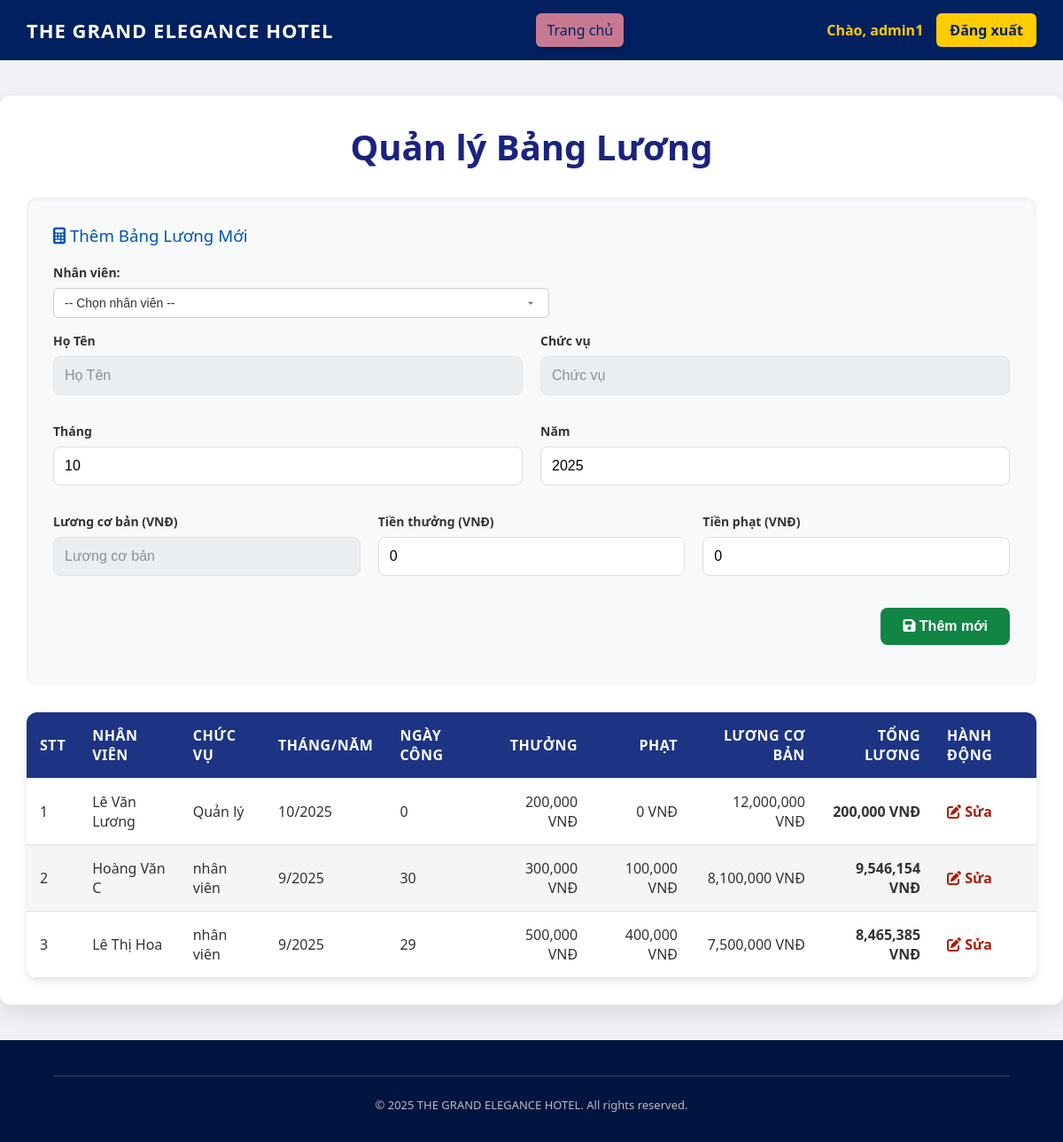
/admin/public/index.php?controller=Quanlybangluong&action=index (signed in), run on the app's committed database.
### tables this page shows
CREATE TABLE `bangluong` (
  `id_bangluong` int(11) NOT NULL,
  `id_nhanvien` int(11) NOT NULL,
  `thang` int(11) NOT NULL,
  `nam` int(11) NOT NULL,
  `so_ngay_cong` int(11) DEFAULT 0,
  `thuong` decimal(15,2) DEFAULT 0.00,
  `phat` decimal(15,2) DEFAULT 0.00,
  `luong_co_ban` decimal(15,2) NOT NULL,
  `tong_luong` decimal(15,2) DEFAULT NULL
);

CREATE TABLE `nhanvien` (
  `id_nhanvien` int(11) NOT NULL,
  `tai_khoan_nhanvien_id` int(11) NOT NULL,
  `ho_ten` varchar(100) NOT NULL,
  `chuc_vu` varchar(50) DEFAULT NULL,
  `luong_co_ban` decimal(15,2) NOT NULL,
  `ngay_vao_lam` date DEFAULT NULL,
  `so_dien_thoai` varchar(15) DEFAULT NULL,
  `email` varchar(100) DEFAULT NULL
);

### admin/controllers/QuanlybangluongController1.php (called while the page is built, shortened)
<?php
require_once __DIR__ . '/../models/Quanlybangluong.php';
class QuanlybangluongController1
{
    public function index()
    {
        $model = new Quanlybangluong();
        $edit_data = null;
        $bangluong_list = $model->getAll();
        require __DIR__ . '/../views/quanlybangluong.php';
    }
}

### admin/config/database.php (called while the page is built)
<?php
class Database {
    private static $host = "localhost";
    private static $db   = "qlykhachsan";
    private static $user = "root";
    private static $pass = "";
    private static $conn = null;
    public static function getConnection() {
        if (self::$conn === null) {
            try {
                self::$conn = new PDO(
                    "mysql:host=" . self::$host . ";dbname=" . self::$db . ";charset=utf8",
                    self::$user,
                    self::$pass
                );
                self::$conn->setAttribute(PDO::ATTR_ERRMODE, PDO::ERRMODE_EXCEPTION);
            } catch (PDOException $e) {
                die("Kết nối thất bại: " . $e->getMessage());
            }
        }
        return self::$conn;
    }
}

### admin/models/Quanlybangluong.php (called while the page is built, shortened)
<?php
require_once __DIR__ . '/../config/Database.php';
class Quanlybangluong
{
    private $conn;
    public function __construct()
    {
        $this->conn = Database::getConnection();
    }
    public function getAll(): array
    {
        $sql = "SELECT bl.*, nv.ho_ten, nv.chuc_vu
                FROM bangluong bl
                JOIN nhanvien nv ON bl.id_nhanvien = nv.id_nhanvien
                ORDER BY bl.nam DESC, bl.thang DESC, nv.ho_ten ASC";
        return $this->conn->query($sql)->fetchAll(PDO::FETCH_ASSOC);
    }
}

### admin/views/quanlybangluong.php (the view, shortened to what this page needs)
<?php
 include __DIR__ . '/layouts/header.php';
?>
<main class="container">
    <div class="header-container">
        <h2 class="main-title">Quản lý Bảng Lương</h2>
    </div>
    <div class="form-box">
        <h3><i class="fas fa-calculator"></i> <?= $edit_data ? 'Chỉnh Sửa Bảng Lương' : 'Thêm Bảng Lương Mới' ?></h3>
        <form method="post" action="index.php?controller=quanlybangluong">
            <div class="form-group">
                <label for="id_nhanvien">Nhân viên:</label>
                <select id="id_nhanvien" name="id_nhanvien" required <?= $edit_data ? 'disabled' : '' ?>>
                    <option value="">-- Chọn nhân viên --</option>
                </select>
            </div>
            <div class="form-row">
                <div class="form-group">
                    <label for="ho_ten">Họ Tên</label>
                    <input type="text" id="ho_ten" placeholder="Họ Tên" value="<?= $edit_data ? htmlspecialchars($edit_data['ho_ten']) : '' ?>" readonly>
                </div>
                <div class="form-group">
                    <label for="chuc_vu">Chức vụ</label>
                    <input type="text" id="chuc_vu" placeholder="Chức vụ" value="<?= $edit_data ? htmlspecialchars($edit_data['chuc_vu']) : '' ?>" readonly>
                </div>
            </div>
            <div class="form-row">
                <div class="form-group">
                    <label for="thang">Tháng</label>
                    <input type="number" name="thang" placeholder="Tháng" min="1" max="12" required
                        value="<?= $edit_data ? htmlspecialchars($edit_data['thang']) : date('m') ?>" <?= $edit_data ? 'readonly' : '' ?>>
                </div>
                <div class="form-group">
                    <label for="nam">Năm</label>
                    <input type="number" name="nam" placeholder="Năm" min="2000" max="2100" required
                        value="<?= $edit_data ? htmlspecialchars($edit_data['nam']) : date('Y') ?>" <?= $edit_data ? 'readonly' : '' ?>>
                </div>
            </div>
            <div class="form-row">
                <div class="form-group">
                    <label for="luong_co_ban">Lương cơ bản (VNĐ)</label>
                    <input type="text" id="luong_co_ban" placeholder="Lương cơ bản" value="<?= $edit_data ? number_format($edit_data['luong_co_ban']) : '' ?>" readonly>
                </div>
                <div class="form-group">
                    <label for="thuong">Tiền thưởng (VNĐ)</label>
                    <input type="number" name="thuong" placeholder="Tiền thưởng" min="0" required value="<?= $edit_data ? htmlspecialchars($edit_data['thuong']) : 0 ?>">
                </div>
                <div class="form-group">
                    <label for="phat">Tiền phạt (VNĐ)</label>
                    <input type="number" name="phat" placeholder="Tiền phạt" min="0" required value="<?= $edit_data ? htmlspecialchars($edit_data['phat']) : 0 ?>">
                </div>
            </div>
            <div class="form-actions">
                <button type="submit" name="submit"><i class="fas fa-save"></i> <?= $edit_data ? 'Cập nhật' : 'Thêm mới' ?></button>
            </div>
        </form>
    </div>
    <div class="table-container">
        <table>
            <thead>
                <tr>
                    <th>STT</th>
                    <th>Nhân viên</th>
                    <th>Chức vụ</th>
                    <th>Tháng/Năm</th>
                    <th>Ngày công</th>
                    <th class="currency">Thưởng</th>
                    <th class="currency">Phạt</th>
                    <th class="currency">Lương cơ bản</th>
                    <th class="currency">Tổng lương</th>
                    <th>Hành động</th>
                </tr>
            </thead>
            <tbody>
                <?php if (!empty($bangluong_list)): ?>
                    <?php $stt = 1; ?>
                    <?php foreach ($bangluong_list as $bl): ?>
                        <tr>
                            <td><?= $stt++ ?></td>
                            <td><?= htmlspecialchars($bl['ho_ten']) ?></td>
                            <td><?= htmlspecialchars($bl['chuc_vu']) ?></td>
                            <td><?= htmlspecialchars($bl['thang']) ?>/<?= htmlspecialchars($bl['nam']) ?></td>
                            <td><?= htmlspecialchars($bl['so_ngay_cong']) ?></td>
                            <td class="currency"><?= htmlspecialchars(number_format($bl['thuong'])) ?> VNĐ</td>
                            <td class="currency"><?= htmlspecialchars(number_format($bl['phat'])) ?> VNĐ</td>
                            <td class="currency"><?= htmlspecialchars(number_format($bl['luong_co_ban'])) ?> VNĐ</td>
                            <td class="currency"><strong><?= htmlspecialchars(number_format($bl['tong_luong'])) ?> VNĐ</strong></td>
                            <td>
                              <a href="index.php?controller=quanlybangluong&edit=<?= htmlspecialchars($bl['id_bangluong']) ?>"><i class="fas fa-edit"></i> Sửa</a>
                            </td>
                        </tr>
                    <?php endforeach; ?>
                <?php else: ?>
                    <tr>
                        <td colspan="10" style="text-align: center;">Chưa có dữ liệu bảng lương nào.</td>
                    </tr>
                <?php endif; ?>
            </tbody>
        </table>
    </div>
</main>
<?php include __DIR__ . '/layouts/footer.php'; ?>

### admin/views/quanlybangluong.php (style rules this page uses)
.container { max-width: 1200px; margin: 40px auto; padding: 30px; background-color: #ffffff; border-radius: 12px; box-shadow: 0 10px 25px rgba(0, 0, 0, 0.1); }
.header-container { text-align: center; margin-bottom: 30px; }
.main-title { color: #1a237e; font-size: 2.5rem; font-weight: 600; text-shadow: 1px 1px 2px rgba(0,0,0,0.05); margin: 0; }
.form-box { padding: 30px; border-radius: 12px; background-color: #f8f9fa; box-shadow: inset 0 2px 4px rgba(0, 0, 0, 0.06); margin-bottom: 30px; }
.form-box h3 { color: #0056b3; margin-top: 0; margin-bottom: 20px; font-weight: 500; }
.form-row { display: flex; flex-wrap: wrap; gap: 20px; margin-bottom: 15px; }
.form-group { flex: 1; min-width: 200px; margin-bottom: 16px; position: relative; }
.form-group label { display: block; font-weight: 600; margin-bottom: 8px; color: #333; font-size: 14px; transition: color 0.3s ease; }
select[name="id_nhanvien"] { width: 560px; padding: 8px 12px; border: 1px solid #ccc; border-radius: 6px; background-color: #fff; font-size: 14px; color: #333; outline: none; transition: all 0.3s ease; appearance: none; -webkit-appearance: none; -moz-appearance: none; background-repeat: no-repeat; background-position: right 12px center; background-size: 16px 16px; }
.form-row input, .form-row select, .form-row textarea { width: 100%; padding: 12px; border: 1px solid #ddd; border-radius: 8px; font-size: 16px; box-sizing: border-box; transition: border-color 0.3s ease, box-shadow 0.3s ease; }
.form-row input[readonly], .form-row select:disabled { background-color: #e9ecef; opacity: 0.8; cursor: not-allowed; }
.form-actions { display: flex; justify-content: flex-end; gap: 10px; margin-top: 20px; }
.form-actions button, .form-actions a { padding: 12px 25px; border: none; border-radius: 8px; color: white; font-size: 16px; font-weight: 600; cursor: pointer; text-decoration: none; transition: background-color 0.3s ease, transform 0.2s ease; }
.form-actions button[name="submit"] { background-color: #108544ff; }
.table-container { background-color: #fff; border-radius: 12px; overflow: hidden; box-shadow: 0 4px 10px rgba(0,0,0,0.1); }
table { width: 100%; border-collapse: collapse; }
th, td { padding: 15px; text-align: left; border-bottom: 1px solid #e0e0e0; }
th { background-color: #1d3484ff; color: #fff; font-weight: 600; text-transform: uppercase; letter-spacing: 0.5px; }
tr:nth-child(even) { background-color: #f5f5f5; }
td a { color: #ab1d0bff; text-decoration: none; font-weight: 600; transition: color 0.3s; }
.currency { text-align: right; }

### data on the page
bangluong: id_nhanvien.ho_ten "Lê Văn Lương", id_nhanvien.chuc_vu "Quản lý", thang "10", nam "2025", so_ngay_cong "0", thuong "200,000", phat "0", luong_co_ban "12,000,000", tong_luong "200,000"
bangluong: id_nhanvien.ho_ten "Hoàng Văn C", id_nhanvien.chuc_vu "nhân viên", thang "9", nam "2025", so_ngay_cong "30", thuong "300,000", phat "100,000", luong_co_ban "8,100,000", tong_luong "9,546,154"
bangluong: id_nhanvien.ho_ten "Lê Thị Hoa", id_nhanvien.chuc_vu "nhân viên", thang "9", nam "2025", so_ngay_cong "29", thuong "500,000", phat "400,000", luong_co_ban "7,500,000", tong_luong "8,465,385"

### other printed values
$_SESSION['user_name'] "admin1"
